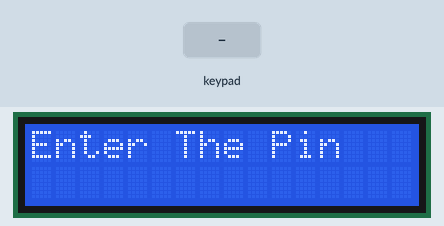
This program was run on a simulated Arduino Uno, built with avr-gcc and run on an emulated ATmega328P. Parts: 16×2 character LCD. The inputs (shaded band) are chosen by the test bench.

Above: at 1.2 s.
1.3 s: keypad keys 1 1 1 1 1 1 # pressed 0.4 s apart
At 3.6 s:
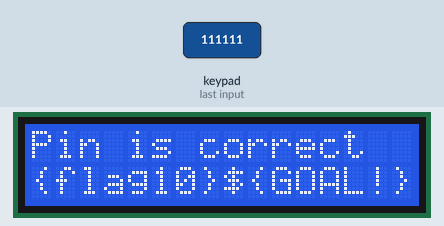
6.8 s: key 'A' pressed
At 7.4 s:
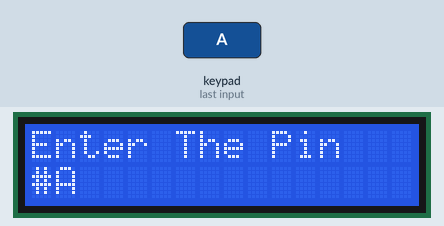
8.3 s: keypad keys 1 1 1 1 1 1 * pressed 0.4 s apart
At 10.2 s:
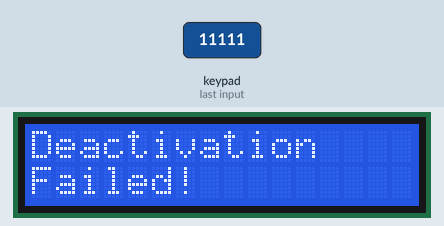
13.4 s: key 'B' pressed
At 13.9 s:
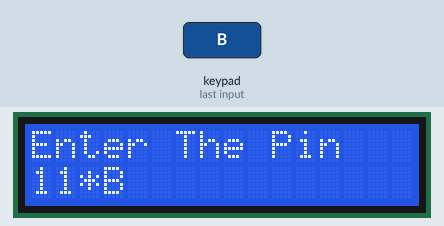
14.9 s: key 'C' pressed
At 16.1 s:
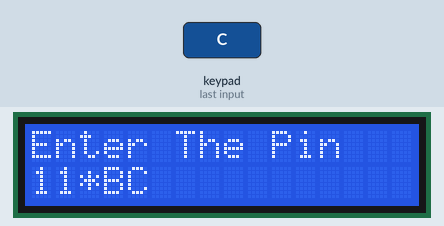
16.4 s: keypad keys 9 8 7 6 A pressed 0.4 s apart
At 20.1 s:
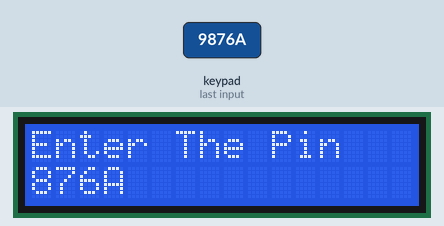
Timing chart, 0 to 21.5 s (numbered marks = the images above; inputs shaded):
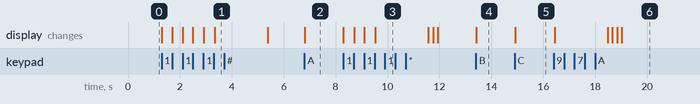

Measured:
- after the input at 1.3 s, the display: first changes at once (image 1 shows a later state)
- after the input at 6.8 s, the display: changes at once (image 2)
- after the input at 8.3 s, the display: first changes at once (image 3 shows a later state)
- after the input at 13.4 s, the display: changes at once (image 4)
- after the input at 14.9 s, the display: changes at once (image 5)
- after the input at 16.4 s, the display: first changes at once (image 6 shows a later state)

The program:

main.cpp
```cpp
/**************************************************************************************************
 ** Experiment # 6
 ** Using LCD1602 Display with I2C
 * for more tutorials and experiments please support by watching and subscribing on my channel
 * JR Electronics Technology
****************************************************************************************************/
#include <Arduino.h>
#include <Wire.h>
#include <LiquidCrystal_I2C.h>          // library for LCD with I2C
#include <Keypad.h>

LiquidCrystal_I2C lcd(0x27, 16, 2);     // Set the LCD address (0x27) and size of lcd (16 chars and 2 line display)
// Constants for row and column sizes
const byte ROWS = 4;
const byte COLS = 4;

// Array to represent keys on keypad
char hexaKeys[ROWS][COLS] = {
  {'1', '2', '3', 'A'},
  {'4', '5', '6', 'B'},
  {'7', '8', '9', 'C'},
  {'*', '0', '#', 'D'}
};

// Connections to Arduino
byte rowPins[ROWS] = {9, 8, 7, 6};
byte colPins[COLS] = {5, 4, 3, 2};

// Create keypad object
Keypad customKeypad = Keypad(makeKeymap(hexaKeys), rowPins, colPins, ROWS, COLS);

char arr[6];
int currentIndex = 0;
char existingArr[6] = {'1', '1', '1', '1', '1', '1'}; // Example existing array
void clearExistingArr() {
  for (int i = 0; i < 6; i++) {
    arr[i] = '\0';
  }
}

 void addCharToArray(char c) {
    if (currentIndex < 6) {
        arr[currentIndex] = c;
        currentIndex++;
    }
}

bool compareArrays() {
    for (int i = 0; i < 6; i++) {
        if (arr[i] != existingArr[i]) {
            return false;
        }
    }
    return true;
}

void setup()
{
  Serial.begin(9600);
  lcd.init();         // initialize the LCD
  lcd.backlight();    // Turn on the blacklight
    lcd.clear();
}

void loop()
{
  int i = -1;
  while (1)
  {
  lcd.setCursor (0, 0);             // Set the cursor to 1st line
  lcd.print("Enter The Pin");

  char customKey = customKeypad.getKey();

  if (customKey) {

    // Print key value to serial monitor                    // clear the LCD
  if (customKeypad.getState()==1)
  {
    i++;
    lcd.setCursor(i, 1);
    lcd.print(customKey);
    addCharToArray(customKey);
    if(i==5)
    {
      if (compareArrays())
      {
        lcd.clear();
        lcd.setCursor(0, 0);
        lcd.print("Pin is correct");
        lcd.setCursor(0, 1);
        lcd.print("{flag10}${GOAL!}");
        delay(2000);
        lcd.clear();
        i = -1;
        currentIndex = 0;
        clearExistingArr();
      }
      else
      {
        lcd.clear();
        lcd.setCursor(0, 0);
        lcd.print("Deactivation");
        lcd.setCursor(0, 1);
        lcd.print("Failed!");
        delay(2000);
        lcd.clear();
        i = -1;
        currentIndex = 0;
        clearExistingArr();
      }

    }
  }
  }
  }

}
```
